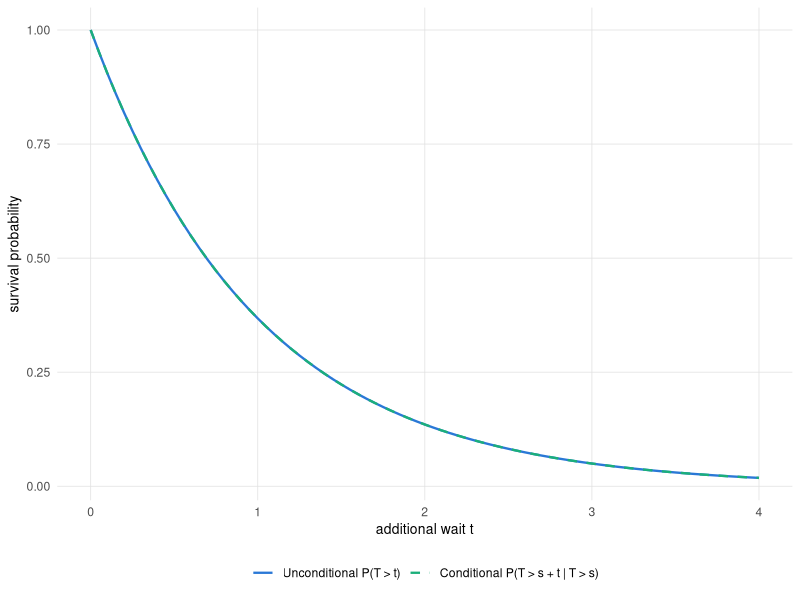
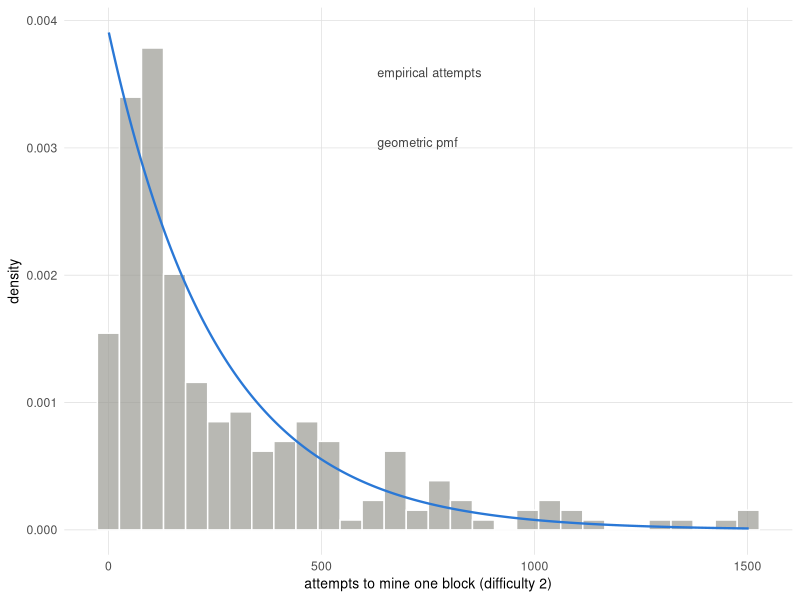
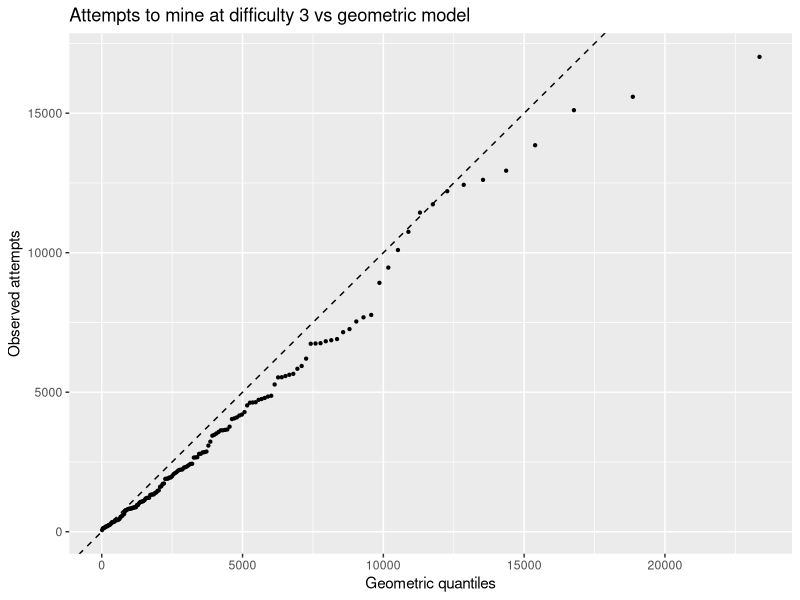
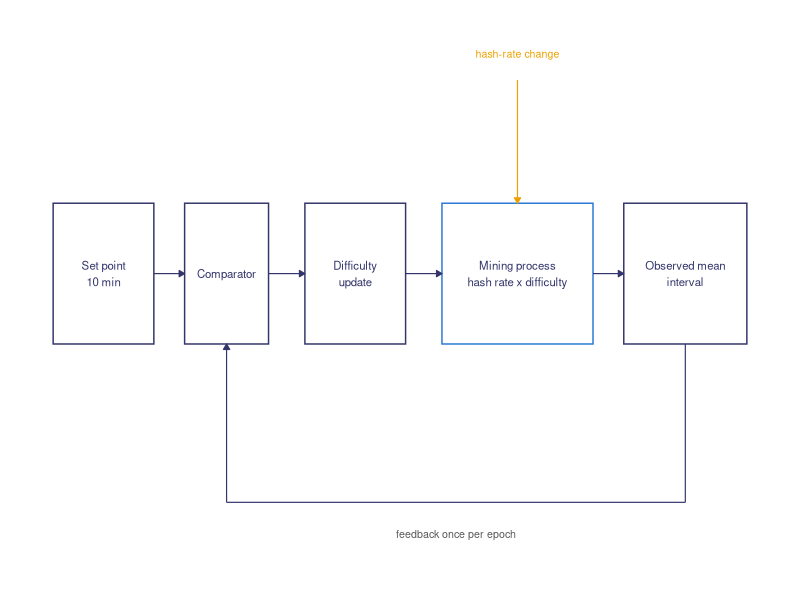
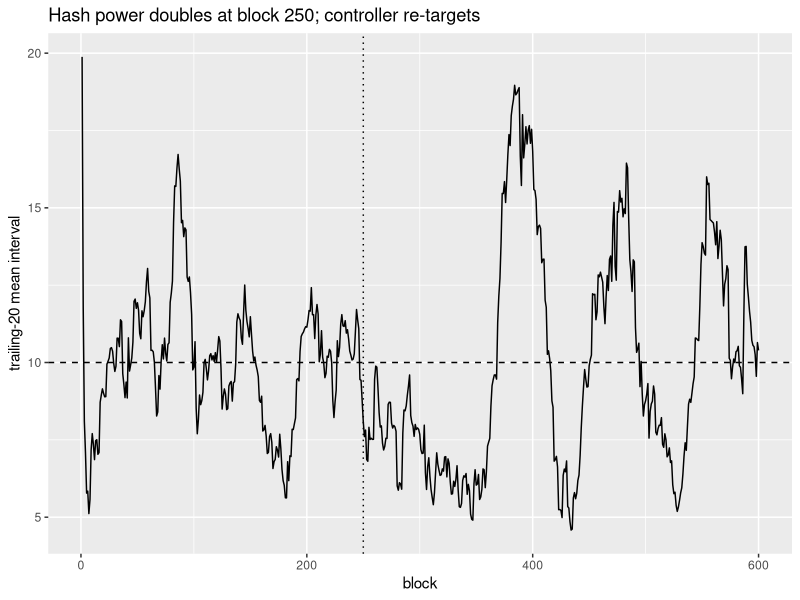
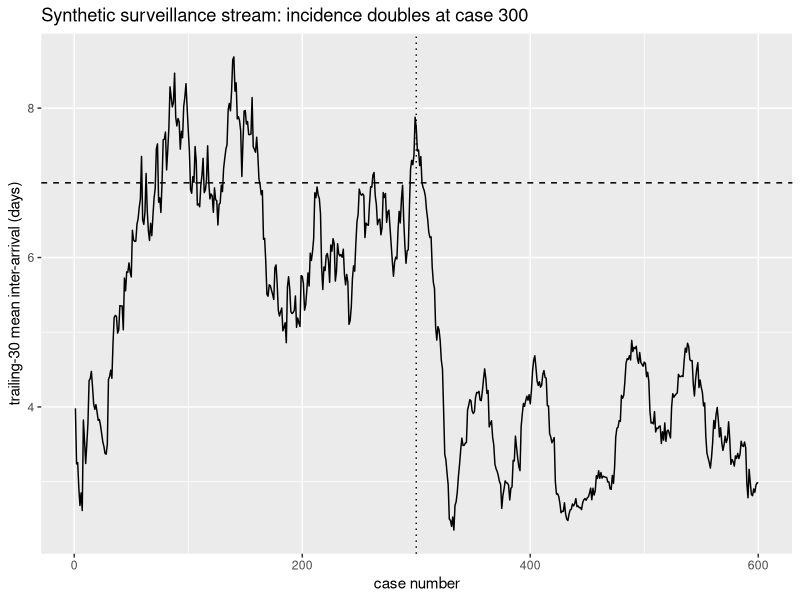
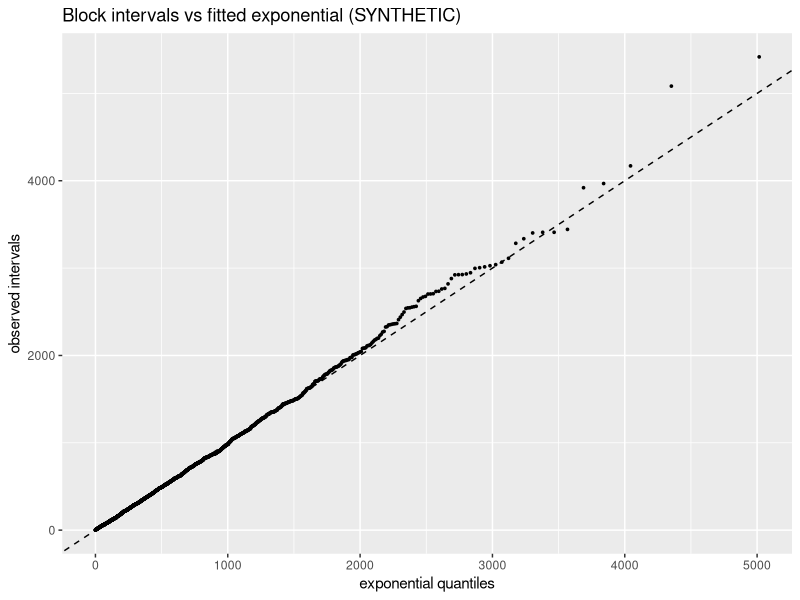

Source code (R) for these figures, in order:
## ---- chunk 1
#| label: fig-memoryless
#| fig-cap: 'The survival curve of a fresh exponential
#|   wait and the survival curve of the remaining wait,
#|   given that a period has already elapsed without
#|   success, coincide exactly; this is the memoryless
#|   property that makes mining a constant-hazard
#|   process.'
library(ggplot2)
PAL <- c('#2a78d6', '#1baf7a', '#eda100', '#008300',
         '#4a3aa7', '#e34948', '#e87ba4', '#eb6834')
book_theme <- theme_minimal(base_size = 11) +
  theme(
    panel.grid.minor = element_blank(),
    panel.grid.major = element_line(
      linewidth = 0.25, colour = 'grey88'),
    axis.title = element_text(size = 10),
    legend.position = 'bottom')

lam <- 1
tt <- seq(0, 4, by = 0.05)
lab_u <- 'Unconditional P(T > t)'
lab_c <- 'Conditional P(T > s + t | T > s)'
mem <- tibble::tibble(
  t = rep(tt, 2),
  survival = c(exp(-lam * tt), exp(-lam * tt)),
  curve = factor(rep(c(lab_u, lab_c), each = length(tt)),
                 levels = c(lab_u, lab_c)))

ggplot(mem, aes(t, survival, colour = curve,
                linetype = curve)) +
  geom_line(linewidth = 0.8) +
  scale_colour_manual(
    values = setNames(PAL[1:2], c(lab_u, lab_c))) +
  scale_linetype_manual(
    values = setNames(c(1, 2), c(lab_u, lab_c))) +
  book_theme +
  labs(x = 'additional wait t', y = 'survival probability',
       colour = NULL, linetype = NULL)
## ---- chunk 2
library(digest)

make_block <- function(prev_hash, data, nonce = 0) {
  list(prev_hash = prev_hash, data = data,
       nonce = nonce, hash = NA)
}

mine_block <- function(block, difficulty = 2) {
  target <- strrep('0', difficulty)
  attempts <- 0L
  repeat {
    attempts <- attempts + 1L
    block$nonce <- block$nonce + 1
    block$hash <- digest(
      paste0(block$prev_hash, block$data, block$nonce),
      algo = 'sha256', serialize = FALSE)
    if (startsWith(block$hash, target)) {
      block$attempts <- attempts
      return(block)
    }
  }
}
## ---- chunk 3
set.seed(4)
mine_attempts <- function(n, difficulty) {
  prev <- strrep('0', 64)
  out <- numeric(n)
  for (i in seq_len(n)) {
    blk <- mine_block(
      make_block(prev, paste0('b', i)), difficulty)
    out[i] <- blk$attempts
    prev <- blk$hash
  }
  out
}

a2 <- mine_attempts(250, 2)
a3 <- mine_attempts(150, 3)
tibble::tibble(
  difficulty = c(2, 3),
  mean_attempts = c(mean(a2), mean(a3)),
  theoretical = c(16^2, 16^3),
  ratio = c(NA, mean(a3) / mean(a2))
)
## ---- chunk 4
#| label: fig-geom-pmf
#| fig-cap: 'The distribution of attempts to mine one
#|   block at difficulty 2, overlaid with the geometric
#|   mass function it should follow; agreement across
#|   the whole shape, not merely at the mean, is what
#|   licenses the geometric model.'
p2 <- 16^(-2)
kk <- seq_len(max(a2))
pmf <- tibble::tibble(k = kk, d = dgeom(kk - 1, prob = p2))
maxd <- dgeom(0, p2)

ggplot() +
  geom_histogram(
    data = tibble::tibble(a = a2),
    aes(a, after_stat(density)),
    bins = 30, fill = '#9a9a92',
    colour = 'white', alpha = 0.7) +
  geom_line(data = pmf, aes(k, d),
            colour = PAL[1], linewidth = 0.8) +
  annotate('text', x = 0.42 * max(a2), y = 0.92 * maxd,
           label = 'empirical attempts', colour = 'grey25',
           hjust = 0, size = 3.2) +
  annotate('text', x = 0.42 * max(a2), y = 0.78 * maxd,
           label = 'geometric pmf', colour = 'grey25',
           hjust = 0, size = 3.2) +
  book_theme +
  labs(x = 'attempts to mine one block (difficulty 2)',
       y = 'density')
## ---- chunk 5
#| label: fig-geom-qq
#| fig-cap: 'Attempts-to-mine at difficulty 3 against
#|   the geometric model. Points on the diagonal
#|   indicate agreement in distribution, not only in
#|   mean.'
library(ggplot2)
q_theory <- qgeom(ppoints(length(a3)),
                  prob = 16^(-3))
ggplot(tibble::tibble(sample = sort(a3),
                      theory = sort(q_theory)),
       aes(theory, sample)) +
  geom_point(size = 0.8) +
  geom_abline(linetype = 2) +
  labs(x = 'Geometric quantiles',
       y = 'Observed attempts',
       title = paste('Attempts to mine at difficulty',
                     '3 vs geometric model'))
## ---- chunk 6
#| label: fig-control-loop
#| fig-cap: 'Difficulty adjustment read as a
#|   discrete-time feedback loop: the observed mean
#|   interval is compared with the ten-minute set
#|   point, the difficulty update responds once per
#|   epoch, and the mining process turns hash rate and
#|   difficulty into the next interval, so a hash-rate
#|   change is corrected only at the following retarget.'
box <- tibble::tibble(
  label = c('Set point\n10 min', 'Comparator',
            'Difficulty\nupdate',
            'Mining process\nhash rate x difficulty',
            'Observed mean\ninterval'),
  xc = c(1.2, 3.4, 5.7, 8.6, 11.6),
  hw = c(0.9, 0.75, 0.9, 1.35, 1.1))
box$xmin <- box$xc - box$hw
box$xmax <- box$xc + box$hw
box$ymin <- 2.4
box$ymax <- 3.2
box$border <- c('#33356b', '#33356b', '#33356b',
                PAL[1], '#33356b')

fwd <- tibble::tibble(
  x = box$xmax[1:4], xend = box$xmin[2:5])

ggplot() +
  geom_rect(data = box,
            aes(xmin = xmin, xmax = xmax,
                ymin = ymin, ymax = ymax),
            fill = 'white', colour = box$border,
            linewidth = 0.5) +
  geom_text(data = box, aes(xc, (ymin + ymax) / 2,
            label = label), size = 2.9, colour = '#33356b') +
  geom_segment(data = fwd, aes(x = x, xend = xend),
               y = 2.8, yend = 2.8, colour = '#33356b',
               linewidth = 0.4,
               arrow = arrow(length = unit(0.16, 'cm'),
                             type = 'closed')) +
  geom_segment(aes(x = box$xc[5], y = 2.4,
                   xend = box$xc[5], yend = 1.5),
               colour = '#33356b', linewidth = 0.4) +
  geom_segment(aes(x = box$xc[5], y = 1.5,
                   xend = box$xc[2], yend = 1.5),
               colour = '#33356b', linewidth = 0.4) +
  geom_segment(aes(x = box$xc[2], y = 1.5,
                   xend = box$xc[2], yend = 2.4),
               colour = '#33356b', linewidth = 0.4,
               arrow = arrow(length = unit(0.16, 'cm'),
                             type = 'closed')) +
  geom_segment(aes(x = box$xc[4], y = 3.9,
                   xend = box$xc[4], yend = 3.2),
               colour = PAL[3], linewidth = 0.4,
               arrow = arrow(length = unit(0.16, 'cm'),
                             type = 'closed')) +
  annotate('text', x = box$xc[4], y = 4.05,
           label = 'hash-rate change', size = 2.7,
           colour = PAL[3]) +
  annotate('text', x = (box$xc[5] + box$xc[2]) / 2,
           y = 1.32, label = 'feedback once per epoch',
           size = 2.7, colour = 'grey35') +
  coord_cartesian(xlim = c(0, 13), ylim = c(1.1, 4.2),
                  clip = 'off') +
  theme_void()
## ---- chunk 7
#| label: fig-retarget
#| fig-cap: 'The difficulty controller absorbs a
#|   doubling of hash power at block 250. Blocks
#|   briefly arrive twice as fast (trailing mean near
#|   five), then the next retarget restores the
#|   ten-block set-point.'
trailing_mean <- function(x, k) {
  vapply(seq_along(x),
         function(i) mean(x[max(1, i - k + 1):i]),
         numeric(1))
}

simulate_retarget <- function(n = 600, target = 10,
                              epoch = 40,
                              shock_at = 250) {
  hashrate <- 1
  difficulty <- target
  interval <- numeric(n)
  for (i in seq_len(n)) {
    if (i == shock_at) hashrate <- 2 * hashrate
    interval[i] <- rexp(1, rate = hashrate / difficulty)
    if (i %% epoch == 0) {
      recent <- mean(interval[(i - epoch + 1):i])
      difficulty <- difficulty * target / recent
    }
  }
  tibble::tibble(block = seq_len(n),
                 interval = interval)
}

set.seed(5)
sim <- simulate_retarget()
sim$roll <- trailing_mean(sim$interval, 20)

ggplot(sim, aes(block, roll)) +
  geom_line() +
  geom_hline(yintercept = 10, linetype = 2) +
  geom_vline(xintercept = 250, linetype = 3) +
  labs(x = 'block',
       y = 'trailing-20 mean interval',
       title = paste('Hash power doubles at block',
                     '250; controller re-targets'))
## ---- chunk 8
#| label: fig-surveillance
#| fig-cap: 'SYNTHETIC disease-surveillance case
#|   arrivals. A doubling of incidence at case 300
#|   halves the trailing-mean inter-arrival gap. Unlike
#|   the mining chain, no controller restores the
#|   set-point: in surveillance the rate change is the
#|   signal we wish to detect, not a disturbance to
#|   reject.'
set.seed(72)
# SYNTHETIC: case inter-arrival gaps in days. Baseline
# incidence gives a mean gap of 7 days; an outbreak at
# case 300 doubles the rate, halving the mean gap.
baseline <- rexp(300, rate = 1 / 7)
outbreak <- rexp(300, rate = 2 / 7)
case_gap <- c(baseline, outbreak)

surveil <- tibble::tibble(
  case = seq_along(case_gap),
  roll = trailing_mean(case_gap, 30))

ggplot(surveil, aes(case, roll)) +
  geom_line() +
  geom_hline(yintercept = 7, linetype = 2) +
  geom_vline(xintercept = 300, linetype = 3) +
  labs(x = 'case number',
       y = 'trailing-30 mean inter-arrival (days)',
       title = paste('Synthetic surveillance stream:',
                     'incidence doubles at case 300'))
## ---- chunk 9
orphan_prob <- function(mean_block_time, prop_window) {
  lambda <- 1 / mean_block_time
  1 - exp(-lambda * prop_window)
}

simulate_orphans <- function(n_blocks, mean_block_time,
                             prop_window) {
  gaps <- rexp(n_blocks, rate = 1 / mean_block_time)
  mean(gaps < prop_window)
}

set.seed(40)
grid <- expand.grid(
  mean_block_time = c(600, 150, 15),
  prop_window = c(2, 6)
)
grid$closed_form <- with(grid,
  orphan_prob(mean_block_time, prop_window))
grid$simulated <- with(grid,
  mapply(simulate_orphans, 50000, mean_block_time,
         prop_window))
grid
## ---- chunk 10
# Hash-rate estimate from observed block intervals.
# rel SE of mean of n exponentials is 1/sqrt(n),
# and hat R is a reciprocal of that mean, so it
# inherits the same relative SE (delta method).
estimate_hashrate <- function(intervals, difficulty) {
  work <- 16^difficulty
  rate_hat <- work / mean(intervals)
  n <- length(intervals)
  se <- rate_hat / sqrt(n)
  c(rate_hat = rate_hat,
    lower = rate_hat - 1.96 * se,
    upper = rate_hat + 1.96 * se)
}

set.seed(41)
difficulty <- 3
true_rate <- 500                      # hashes/sec, SYNTHETIC
mean_interval <- 16^difficulty / true_rate
intervals <- rexp(2016, rate = 1 / mean_interval)
estimate_hashrate(intervals, difficulty)
## ---- chunk 11
#| label: fig-exp-fit
#| fig-cap: 'Block intervals against the fitted
#|   exponential (SYNTHETIC). On real data the
#|   interesting departures cluster around retargets
#|   and hash-rate shocks.'
set.seed(13)
# SYNTHETIC: intervals from Exp(mean 600s), the very
# model under test. Swap in a real CSV to test a chain.
intervals <- rexp(2016, rate = 1 / 600)

fit_rate <- 1 / mean(intervals)
ks <- ks.test(intervals, 'pexp', rate = fit_rate)
c(mean_interval = mean(intervals),
  fitted_rate = fit_rate,
  ks_p_value = ks$p.value)

ggplot(tibble::tibble(
    x = sort(intervals),
    theo = qexp(ppoints(length(intervals)), fit_rate)),
    aes(theo, x)) +
  geom_point(size = 0.6) +
  geom_abline(linetype = 2) +
  labs(x = 'exponential quantiles',
       y = 'observed intervals',
       title = paste('Block intervals vs fitted',
                     'exponential (SYNTHETIC)'))
## ---- chunk 12
hr <- estimate_hashrate(intervals, difficulty = 3)
orphan <- orphan_prob(
  mean_block_time = mean(intervals),
  prop_window = 5)
c(rate_hat = unname(hr['rate_hat']),
  orphan_rate = orphan)
